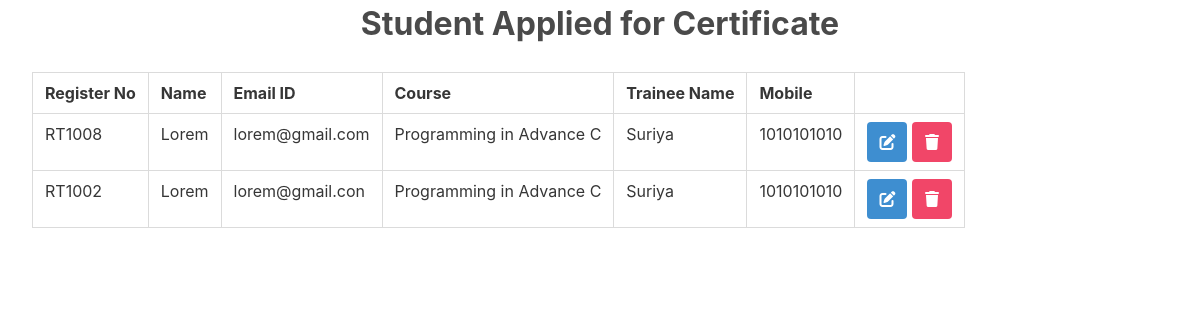
The app's page /read with its own data.
### my_application/models.py (models this page shows)
class certificate_form(models.Model):
    reg_no=models.CharField(max_length=10,default="")
    name=models.CharField(max_length=20,default="")
    email=models.CharField(max_length=20,default="")
    course=models.CharField(max_length=20,default="")
    trainer=models.CharField(max_length=15,default="")
    phone=models.IntegerField(default="")

### my_application/views.py (the view)
# urls.py: path('read',views.read,name='read'),
def read(request):
    my_certificate_form=certificate_form.objects.all()
    return render(request, 'read.html', {'datas': my_certificate_form})

### templates/read.html (shortened to what this page needs)
<!DOCTYPE html>
<html lang="en">
<head>
    <link rel="stylesheet" href="https://cdn.jsdelivr.net/npm/bulma@0.9.4/css/bulma.min.css">
    <link rel="stylesheet" href="https://cdn.jsdelivr.net/npm/@fortawesome/fontawesome-free@6.0.0/css/all.min.css">
</head>
<body>
    <div class="container is-fluid">
        <h2 class="is-size-3 has-text-centered has-text-weight-bold">Student Applied for Certificate</h2>
       <table class="table is-bordered is-striped mt-5">
        <thead>
            <tr>
                <th>Register No</th>
                <th>Name</th>
                <th>Email ID</th>
                <th>Course</th>
                <th>Trainee Name</th>
                <th>Mobile</th>
                <th></th>
            </tr>
        </thead>
            {% for data in datas %}
            <tbody>
                <tr>
                    <td>{{data.reg_no}}</td>
                    <td>{{data.name}}</td>
                    <td>{{data.email}}</td>
                    <td>{{data.course}}</td>
                    <td>{{data.trainer}}</td>
                    <td>{{data.phone}}</td>
                    <td>
                            <a class="button is-info" href="update/{{data.id}}">
                                <span class="icon is-small">
                                    <i class="fa-solid fa-pen-to-square"></i>
                                </span>
                            </a>
                            <a class="button is-danger" href="delete_form/{{data.id}}">
                                <span class="icon is-small">
                                    <i class="fa-solid fa-trash"></i>
                                </span>
                            </a>
                    </td>
                </tr>
            </tbody>
            {% endfor %}
       </table>
    </div>
</body>
</html>

### records on screen
certificate_form: reg_no "RT1008", name "Lorem", email "lorem@gmail.com", course "Programming in Advance C", trainer "Suriya", phone "1010101010"
certificate_form: reg_no "RT1002", name "Lorem", email "lorem@gmail.con", course "Programming in Advance C", trainer "Suriya", phone "1010101010"
